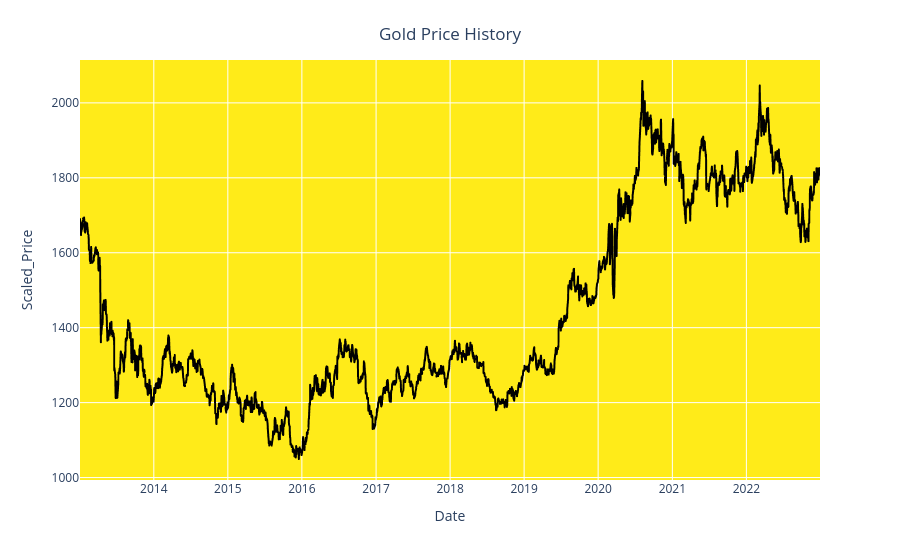

The cell this chart's notebook holds for it:
### Code cell
# Visualize the Gold price History data
figure = px.line(Data_frame, x='Date', y='Price')

# Update line color
figure.update_traces(line_color='black')  # Fixed: update_traces not update_treaces

# Update layout
figure.update_layout(
    xaxis_title='Date',
    yaxis_title='Scaled_Price',
    title={
        'text': 'Gold Price History',  # Fixed: use 'text' key
        'y': 0.95,
        'x': 0.5,
        'xanchor': 'center',
        'yanchor': 'top'
    },
    plot_bgcolor='rgba(255, 233, 0, 0.9)'  # Fixed: moved inside update_layout
)

### Figure 1 — Plotly figure (JSON) as saved in the notebook; plotly's stock layout.template omitted (floating-point values rounded to 4 significant figures; data arrays with more than 128 entries replaced by an {"elided": "..."} marker saying what was removed)
{"data": [{"hovertemplate": "Date=%{x}<br>Price=%{y}<extra></extra>", "legendgroup": "", "line": {"color": "black", "dash": "solid"}, "marker": {"symbol": "circle"}, "mode": "lines", "name": "", "showlegend": false, "type": "scattergl", "x": {"elided": "2583 str values"}, "xaxis": "x", "y": {"elided": "2583 float values"}, "yaxis": "y"}], "layout": {"legend": {"tracegroupgap": 0}, "margin": {"t": 60}, "plot_bgcolor": "rgba(255, 233, 0, 0.9)", "title": {"text": "Gold Price History", "x": 0.5, "xanchor": "center", "y": 0.95, "yanchor": "top"}, "xaxis": {"anchor": "y", "domain": [0, 1], "title": {"text": "Date"}}, "yaxis": {"anchor": "x", "domain": [0, 1], "title": {"text": "Scaled_Price"}}}}
